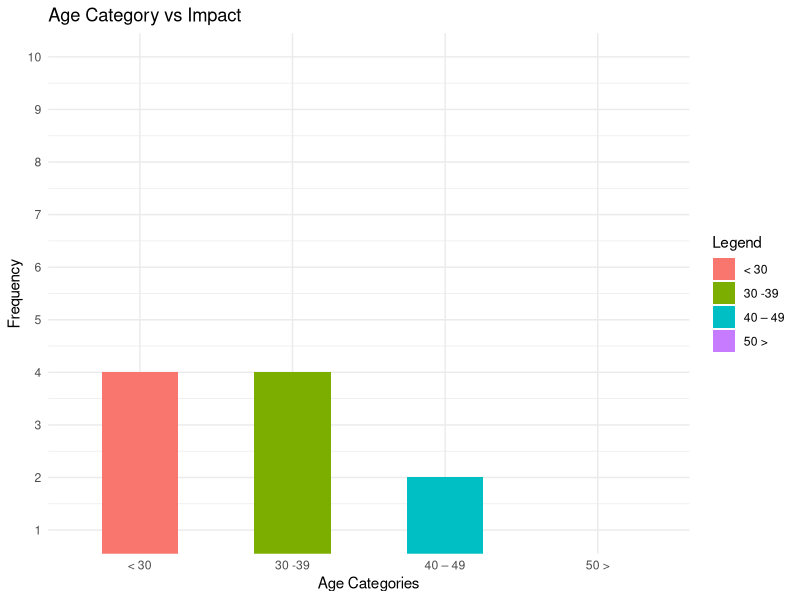

This figure's R source:
library(readxl)
library(ggplot2)

age_group<-as.data.frame(read_excel("Demographic_and_BI_adoption.xlsx", sheet = "Demography_information", range = "C2:C13",col_names = FALSE,col_types = "text"))

bi_doption<-as.data.frame(read_excel("Demographic_and_BI_adoption.xlsx", sheet = "Business_intelligence_adoption", range = "G2:G13",col_names = FALSE,col_types = "text"))

occurance<-table(age_group[,1],bi_doption[,1])

q<-as.data.frame.matrix(occurance)
age_row_names <-as.data.frame(row.names.data.frame(q))
nFrame<-data.frame(
  age = age_row_names,
  no = q[,1],
  yes = q[,2]
)
colnames(nFrame)<-c("age","no","yes")

tiff("impact_vs_age_barChat.tiff", units="in", width=5, height=5, res=300)
ggplot(nFrame, aes(x=age,y = yes,fill=age)) + 
  geom_col(width = 0.5)+
  scale_y_continuous(breaks = seq(1,10,by=1))+
  coord_cartesian(ylim = c(1,10))+
  labs(
    title = "Age Category vs Impact",
    x="Age Categories",
    y="Frequency",
    fill ="Legend"
  )+theme_minimal()
dev.off()
